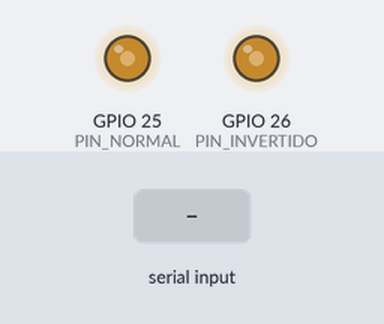
Simulated run of this sketch. Board: ESP32. On the bench: output pins drawn as LEDs (lit = HIGH). The test bench sets the inputs (shaded band). What the sketch prints to the serial monitor is not drawn.

Above: at 1.2 s.
1.3 s: "D90\n" received over Serial
At 2.4 s:
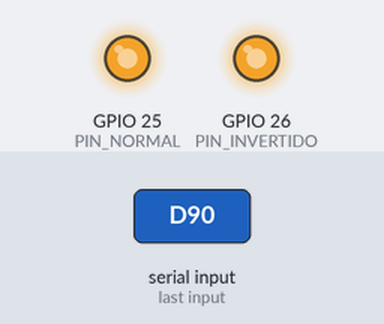
2.8 s: "D" received over Serial
At 4.4 s:
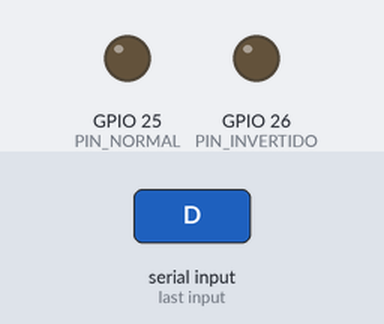
5.3 s: "d90\n" received over Serial
At 6.5 s:
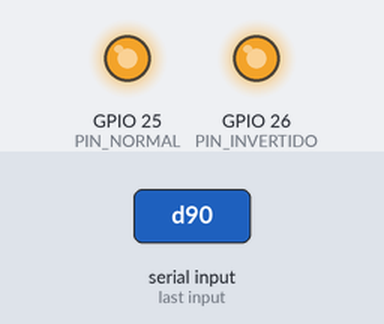
6.8 s: "d" received over Serial
At 8.6 s:
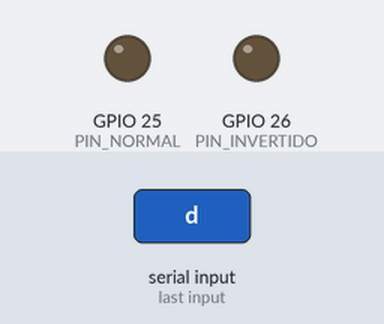
Timing chart, 0 to 10.1 s (numbered marks = the images above; inputs shaded):
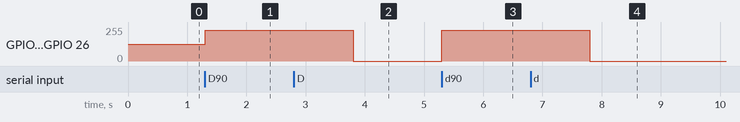

The sketch:

pwm.ino
```cpp
#include <Arduino.h>

const uint8_t PIN_NORMAL = 25, PIN_INVERTIDO = 26;
uint32_t frecuencia = 60;
uint8_t duty = 50;

void actualizarPWM() {
  ledcAttach(PIN_NORMAL, frecuencia, 10);
  ledcAttach(PIN_INVERTIDO, frecuencia, 10);
  ledcOutputInvert(PIN_INVERTIDO, true);
  ledcWrite(PIN_NORMAL, 1023 * duty / 100);
  ledcWrite(PIN_INVERTIDO, 1023 * duty / 100);
}

void setup() {
  Serial.begin(115200);
  actualizarPWM();
  Serial.println("F<60..20000> para frecuencia, D<0..100> para duty");
}

void loop() {
  if (Serial.available()) {
    char comando = Serial.read();
    uint32_t valor = Serial.parseInt();
    if (comando == 'F' || comando == 'f') frecuencia = constrain(valor, 60, 20000);
    if (comando == 'D' || comando == 'd') duty = constrain(valor, 0, 100);
    actualizarPWM();
  }
}
```

Measured:
- after the input at 1.3 s, GPIO 25 (PIN_NORMAL), GPIO 26 (PIN_INVERTIDO): 127/255 → 229/255 at once
- after the input at 2.8 s, GPIO 25 (PIN_NORMAL), GPIO 26 (PIN_INVERTIDO): 229/255 → 0/255 after 1.0 s
- after the input at 5.3 s, GPIO 25 (PIN_NORMAL), GPIO 26 (PIN_INVERTIDO): 0/255 → 229/255 at once
- after the input at 6.8 s, GPIO 25 (PIN_NORMAL), GPIO 26 (PIN_INVERTIDO): 229/255 → 0/255 after 1.0 s
